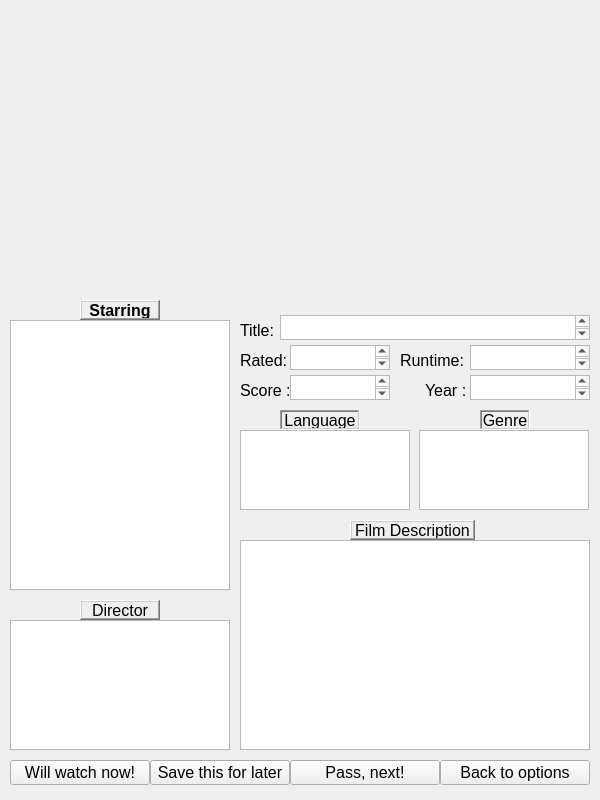
<?xml version="1.0" encoding="UTF-8"?>
<ui version="4.0">
 <class>movieWindow</class>
 <widget class="QWidget" name="movieWindow">
  <property name="geometry">
   <rect>
    <x>0</x>
    <y>0</y>
    <width>600</width>
    <height>800</height>
   </rect>
  </property>
  <property name="maximumSize">
   <size>
    <width>600</width>
    <height>800</height>
   </size>
  </property>
  <property name="font">
   <font>
    <pointsize>12</pointsize>
   </font>
  </property>
  <property name="windowTitle">
   <string>Go Ahead, Make my Movie Night by Jonathan Chua</string>
  </property>
  <widget class="QLabel" name="titleLabel">
   <property name="geometry">
    <rect>
     <x>240</x>
     <y>320</y>
     <width>40</width>
     <height>20</height>
    </rect>
   </property>
   <property name="frameShape">
    <enum>QFrame::NoFrame</enum>
   </property>
   <property name="frameShadow">
    <enum>QFrame::Raised</enum>
   </property>
   <property name="text">
    <string>Title:</string>
   </property>
  </widget>
  <widget class="QLabel" name="logoLabel">
   <property name="geometry">
    <rect>
     <x>2</x>
     <y>4</y>
     <width>600</width>
     <height>290</height>
    </rect>
   </property>
   <property name="sizePolicy">
    <sizepolicy hsizetype="Preferred" vsizetype="Preferred">
     <horstretch>0</horstretch>
     <verstretch>0</verstretch>
    </sizepolicy>
   </property>
   <property name="sizeIncrement">
    <size>
     <width>0</width>
     <height>0</height>
    </size>
   </property>
   <property name="text">
    <string>&lt;html&gt;&lt;head/&gt;&lt;body&gt;&lt;p&gt;&lt;img src=&quot;:/newPrefix/config/movieUI.jpg&quot;/&gt;&lt;/p&gt;&lt;/body&gt;&lt;/html&gt;</string>
   </property>
  </widget>
  <widget class="QLabel" name="genreLabel">
   <property name="geometry">
    <rect>
     <x>480</x>
     <y>410</y>
     <width>50</width>
     <height>20</height>
    </rect>
   </property>
   <property name="frameShape">
    <enum>QFrame::WinPanel</enum>
   </property>
   <property name="frameShadow">
    <enum>QFrame::Sunken</enum>
   </property>
   <property name="text">
    <string>Genre</string>
   </property>
   <property name="alignment">
    <set>Qt::AlignCenter</set>
   </property>
  </widget>
  <widget class="QLabel" name="yearLabel">
   <property name="geometry">
    <rect>
     <x>425</x>
     <y>380</y>
     <width>40</width>
     <height>20</height>
    </rect>
   </property>
   <property name="text">
    <string>Year :</string>
   </property>
  </widget>
  <widget class="QLabel" name="ratingLabel">
   <property name="geometry">
    <rect>
     <x>240</x>
     <y>380</y>
     <width>50</width>
     <height>20</height>
    </rect>
   </property>
   <property name="text">
    <string>Score :</string>
   </property>
  </widget>
  <widget class="QLabel" name="ratedLabel">
   <property name="geometry">
    <rect>
     <x>240</x>
     <y>350</y>
     <width>50</width>
     <height>20</height>
    </rect>
   </property>
   <property name="text">
    <string>Rated:</string>
   </property>
  </widget>
  <widget class="QLabel" name="lengthLabel">
   <property name="geometry">
    <rect>
     <x>400</x>
     <y>350</y>
     <width>70</width>
     <height>20</height>
    </rect>
   </property>
   <property name="text">
    <string>Runtime:</string>
   </property>
  </widget>
  <widget class="QLabel" name="languageLabel">
   <property name="geometry">
    <rect>
     <x>280</x>
     <y>410</y>
     <width>80</width>
     <height>20</height>
    </rect>
   </property>
   <property name="frameShape">
    <enum>QFrame::WinPanel</enum>
   </property>
   <property name="frameShadow">
    <enum>QFrame::Sunken</enum>
   </property>
   <property name="text">
    <string>Language</string>
   </property>
   <property name="alignment">
    <set>Qt::AlignCenter</set>
   </property>
  </widget>
  <widget class="QLabel" name="actorLabel">
   <property name="geometry">
    <rect>
     <x>80</x>
     <y>300</y>
     <width>80</width>
     <height>20</height>
    </rect>
   </property>
   <property name="font">
    <font>
     <pointsize>12</pointsize>
     <weight>75</weight>
     <bold>true</bold>
    </font>
   </property>
   <property name="frameShape">
    <enum>QFrame::WinPanel</enum>
   </property>
   <property name="frameShadow">
    <enum>QFrame::Raised</enum>
   </property>
   <property name="text">
    <string>Starring</string>
   </property>
   <property name="alignment">
    <set>Qt::AlignCenter</set>
   </property>
  </widget>
  <widget class="QLabel" name="directorLabel">
   <property name="geometry">
    <rect>
     <x>80</x>
     <y>600</y>
     <width>80</width>
     <height>20</height>
    </rect>
   </property>
   <property name="frameShape">
    <enum>QFrame::WinPanel</enum>
   </property>
   <property name="frameShadow">
    <enum>QFrame::Raised</enum>
   </property>
   <property name="text">
    <string>Director</string>
   </property>
   <property name="alignment">
    <set>Qt::AlignCenter</set>
   </property>
  </widget>
  <widget class="QPushButton" name="optionsButton">
   <property name="geometry">
    <rect>
     <x>440</x>
     <y>760</y>
     <width>150</width>
     <height>25</height>
    </rect>
   </property>
   <property name="text">
    <string>Back to options</string>
   </property>
  </widget>
  <widget class="QLabel" name="descriptLabel">
   <property name="geometry">
    <rect>
     <x>350</x>
     <y>520</y>
     <width>125</width>
     <height>20</height>
    </rect>
   </property>
   <property name="frameShape">
    <enum>QFrame::WinPanel</enum>
   </property>
   <property name="frameShadow">
    <enum>QFrame::Raised</enum>
   </property>
   <property name="text">
    <string>Film Description</string>
   </property>
   <property name="alignment">
    <set>Qt::AlignCenter</set>
   </property>
  </widget>
  <widget class="QListWidget" name="actorList">
   <property name="geometry">
    <rect>
     <x>10</x>
     <y>320</y>
     <width>220</width>
     <height>270</height>
    </rect>
   </property>
  </widget>
  <widget class="QTextEdit" name="filmText">
   <property name="geometry">
    <rect>
     <x>240</x>
     <y>540</y>
     <width>350</width>
     <height>210</height>
    </rect>
   </property>
   <property name="sizePolicy">
    <sizepolicy hsizetype="Fixed" vsizetype="Fixed">
     <horstretch>0</horstretch>
     <verstretch>0</verstretch>
    </sizepolicy>
   </property>
   <property name="maximumSize">
    <size>
     <width>350</width>
     <height>220</height>
    </size>
   </property>
  </widget>
  <widget class="QTextEdit" name="titleText">
   <property name="geometry">
    <rect>
     <x>280</x>
     <y>315</y>
     <width>310</width>
     <height>25</height>
    </rect>
   </property>
   <property name="sizePolicy">
    <sizepolicy hsizetype="Fixed" vsizetype="Fixed">
     <horstretch>0</horstretch>
     <verstretch>0</verstretch>
    </sizepolicy>
   </property>
   <property name="maximumSize">
    <size>
     <width>310</width>
     <height>25</height>
    </size>
   </property>
   <property name="verticalScrollBarPolicy">
    <enum>Qt::ScrollBarAsNeeded</enum>
   </property>
   <property name="horizontalScrollBarPolicy">
    <enum>Qt::ScrollBarAsNeeded</enum>
   </property>
  </widget>
  <widget class="QTextEdit" name="ratedText">
   <property name="geometry">
    <rect>
     <x>290</x>
     <y>345</y>
     <width>100</width>
     <height>25</height>
    </rect>
   </property>
   <property name="maximumSize">
    <size>
     <width>100</width>
     <height>25</height>
    </size>
   </property>
   <property name="verticalScrollBarPolicy">
    <enum>Qt::ScrollBarAsNeeded</enum>
   </property>
  </widget>
  <widget class="QTextEdit" name="runtimeText">
   <property name="geometry">
    <rect>
     <x>470</x>
     <y>345</y>
     <width>120</width>
     <height>25</height>
    </rect>
   </property>
  </widget>
  <widget class="QTextEdit" name="ratingText">
   <property name="geometry">
    <rect>
     <x>290</x>
     <y>375</y>
     <width>100</width>
     <height>25</height>
    </rect>
   </property>
  </widget>
  <widget class="QTextEdit" name="yearText">
   <property name="geometry">
    <rect>
     <x>470</x>
     <y>375</y>
     <width>120</width>
     <height>25</height>
    </rect>
   </property>
  </widget>
  <widget class="QListWidget" name="directorList">
   <property name="geometry">
    <rect>
     <x>10</x>
     <y>620</y>
     <width>220</width>
     <height>130</height>
    </rect>
   </property>
  </widget>
  <widget class="QListWidget" name="langList">
   <property name="geometry">
    <rect>
     <x>240</x>
     <y>430</y>
     <width>170</width>
     <height>80</height>
    </rect>
   </property>
  </widget>
  <widget class="QListWidget" name="genreList">
   <property name="geometry">
    <rect>
     <x>419</x>
     <y>430</y>
     <width>170</width>
     <height>80</height>
    </rect>
   </property>
  </widget>
  <widget class="QPushButton" name="acceptButton">
   <property name="geometry">
    <rect>
     <x>10</x>
     <y>760</y>
     <width>140</width>
     <height>25</height>
    </rect>
   </property>
   <property name="text">
    <string>Will watch now!</string>
   </property>
  </widget>
  <widget class="QPushButton" name="saveButton">
   <property name="geometry">
    <rect>
     <x>150</x>
     <y>760</y>
     <width>140</width>
     <height>25</height>
    </rect>
   </property>
   <property name="text">
    <string>Save this for later</string>
   </property>
  </widget>
  <widget class="QPushButton" name="passButton">
   <property name="geometry">
    <rect>
     <x>290</x>
     <y>760</y>
     <width>150</width>
     <height>25</height>
    </rect>
   </property>
   <property name="text">
    <string>Pass, next!</string>
   </property>
  </widget>
 </widget>
 <resources>
  <include location="resources.qrc"/>
 </resources>
 <connections/>
</ui>
